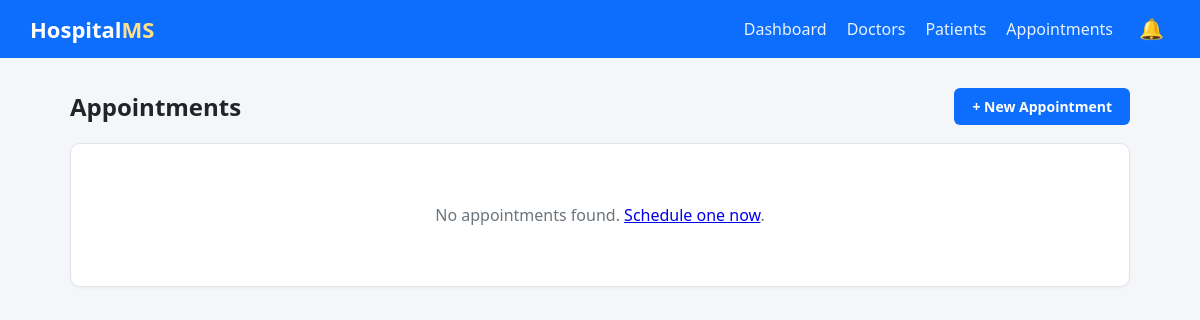
Page /appointments/ on the earlier database version.
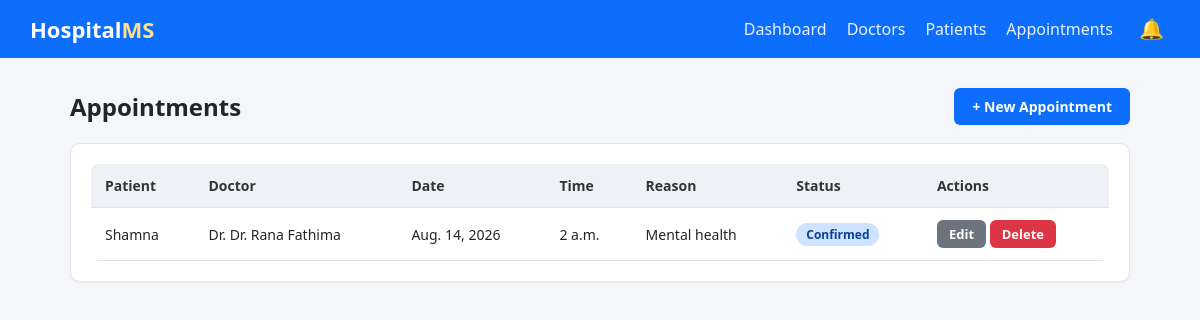
Same page on the later database version.
### hospital/models.py (models this page shows, shortened)
class Appointment(models.Model):
    STATUS_CHOICES = [
        ('PEND', 'Pending'),
        ('CONF', 'Confirmed'),
        ('DONE', 'Completed'),
        ('CANC', 'Cancelled'),
    ]
    patient = models.ForeignKey(Patient, on_delete=models.CASCADE, related_name='appointments')
    doctor = models.ForeignKey(Doctor, on_delete=models.CASCADE, related_name='appointments')
    date = models.DateField()
    time = models.TimeField()
    reason = models.CharField(max_length=200, blank=True)
    status = models.CharField(max_length=4, choices=STATUS_CHOICES, default='PEND')
    created_at = models.DateTimeField(auto_now_add=True)
    class Meta:
        ordering = ['-date', '-time']

class Patient(models.Model):
    GENDER_CHOICES = [
        ('M', 'Male'),
        ('F', 'Female'),
        ('O', 'Other'),
    ]
    BLOOD_GROUP_CHOICES = [
        ('A+', 'A+'), ('A-', 'A-'),
        ('B+', 'B+'), ('B-', 'B-'),
        ('AB+', 'AB+'), ('AB-', 'AB-'),
        ('O+', 'O+'), ('O-', 'O-'),
    ]
    name = models.CharField(max_length=100)
    age = models.PositiveIntegerField()
    gender = models.CharField(max_length=1, choices=GENDER_CHOICES)
    blood_group = models.CharField(max_length=3, choices=BLOOD_GROUP_CHOICES, blank=True)
    phone = models.CharField(max_length=15)
    address = models.TextField(blank=True)
    admitted = models.BooleanField(default=False)
    disease = models.CharField(max_length=200, blank=True, help_text="Diagnosis / reason for visit")
    registered_on = models.DateTimeField(auto_now_add=True)
    class Meta:
        ordering = ['-registered_on']

class Doctor(models.Model):
    DEPARTMENT_CHOICES = [
        ('CARD', 'Cardiology'),
        ('NEURO', 'Neurology'),
        ('ORTHO', 'Orthopedics'),
        ('PEDS', 'Pediatrics'),
        ('GEN', 'General Medicine'),
        ('DERM', 'Dermatology'),
        ('ENT', 'ENT'),
        ('GYNO', 'Gynecology'),
    ]
    name = models.CharField(max_length=100)
    department = models.CharField(max_length=10, choices=DEPARTMENT_CHOICES, default='GEN')
    qualification = models.CharField(max_length=150, blank=True)
    phone = models.CharField(max_length=15)
    email = models.EmailField(blank=True)
    experience_years = models.PositiveIntegerField(default=0)
    available = models.BooleanField(default=True)
    created_at = models.DateTimeField(auto_now_add=True)
    class Meta:
        ordering = ['name']

### hospital/views.py (the view)
# urls.py: path('appointments/', views.AppointmentListView.as_view(), name='appointment-list'),
class AppointmentListView(ListView):
    model = Appointment
    template_name = 'hospital/appointment_list.html'
    context_object_name = 'appointments'
    paginate_by = 10
    def get_queryset(self):
        return Appointment.objects.select_related('patient', 'doctor')

### hospital/context_processors.py (called while the page is built)
def notifications(request):
    latest = Notification.objects.all()[:8]
    unread_count = Notification.objects.filter(is_read=False).count()
    return {
        'nav_notifications': latest,
        'nav_unread_count': unread_count,
    }

### hospital/templates/hospital/appointment_list.html (shortened to what this page needs)
{% extends 'hospital/base.html' %}
{% block content %}
    <div class="page-header">
        <h1>Appointments</h1>
        <a href="{% url 'appointment-add' %}" class="btn">+ New Appointment</a>
    </div>
    <div class="card">
        {% if appointments %}
        <table>
            <thead>
                <tr>
                    <th>Patient</th>
                    <th>Doctor</th>
                    <th>Date</th>
                    <th>Time</th>
                    <th>Reason</th>
                    <th>Status</th>
                    <th>Actions</th>
                </tr>
            </thead>
            <tbody>
                {% for appt in appointments %}
                <tr>
                    <td>{{ appt.patient.name }}</td>
                    <td>Dr. {{ appt.doctor.name }}</td>
                    <td>{{ appt.date }}</td>
                    <td>{{ appt.time }}</td>
                    <td>{{ appt.reason|default:"-" }}</td>
                    <td>
                        {% if appt.status == 'CONF' %}
                            <span class="badge badge-info">{{ appt.get_status_display }}</span>
                        {% elif appt.status == 'DONE' %}
                            <span class="badge badge-success">{{ appt.get_status_display }}</span>
                        {% elif appt.status == 'CANC' %}
                            <span class="badge badge-danger">{{ appt.get_status_display }}</span>
                        {% else %}
                            <span class="badge badge-warning">{{ appt.get_status_display }}</span>
                        {% endif %}
                    </td>
                    <td>
                        <a href="{% url 'appointment-edit' appt.pk %}" class="btn btn-sm btn-secondary">Edit</a>
                        <a href="{% url 'appointment-delete' appt.pk %}" class="btn btn-sm btn-danger">Delete</a>
                    </td>
                </tr>
                {% endfor %}
            </tbody>
        </table>
        {% else %}
            <div class="empty-state">No appointments found. <a href="{% url 'appointment-add' %}">Schedule one now</a>.</div>
        {% endif %}
    </div>
{% endblock %}

### hospital/templates/hospital/base.html (shortened to what this page needs)
{% load static %}
<!DOCTYPE html>
<html lang="en">
<head>
    <link rel="stylesheet" href="{% static 'hospital/css/style.css' %}">
</head>
<body>
    <div class="navbar">
        <a href="{% url 'home' %}" class="brand">Hospital<span>MS</span></a>
        <nav style="display:flex; align-items:center;">
            <a href="{% url 'home' %}">Dashboard</a>
            <a href="{% url 'doctor-list' %}">Doctors</a>
            <a href="{% url 'patient-list' %}">Patients</a>
            <a href="{% url 'appointment-list' %}">Appointments</a>
            <div class="notif-wrapper" id="notif-wrapper">
                <button id="notif-bell-btn" class="notif-bell" type="button" aria-label="Notifications">
                    🔔
                </button>
            </div>
        </nav>
    </div>
    <div class="container">
        {% block content %}{% endblock %}
    </div>
</body>
</html>

### hospital/static/hospital/css/style.css (style rules this page uses)
:root { --primary: #0d6efd; --primary-dark: #0b5ed7; --success: #198754; --danger: #dc3545; --warning: #ffc107; --bg: #f4f6f9; --card-bg: #ffffff; --text: #212529; --muted: #6c757d; --border: #e2e6ea; }
* { box-sizing: border-box; }
body { margin: 0; font-family: 'Segoe UI', Arial, sans-serif; background: var(--bg); color: var(--text); }
.navbar { background: var(--primary); color: #fff; padding: 14px 30px; display: flex; align-items: center; justify-content: space-between; flex-wrap: wrap; }
.navbar .brand { font-size: 22px; font-weight: 700; color: #fff; text-decoration: none; }
.navbar .brand span { color: #ffe08a; }
.navbar nav a { color: #eaf2ff; text-decoration: none; margin-left: 20px; font-weight: 500; }
.container { max-width: 1100px; margin: 30px auto; padding: 0 20px; }
.card { background: var(--card-bg); border: 1px solid var(--border); border-radius: 10px; padding: 20px; margin-bottom: 20px; box-shadow: 0 1px 3px rgba(0,0,0,0.05); }
.page-header { display: flex; justify-content: space-between; align-items: center; flex-wrap: wrap; gap: 10px; margin-bottom: 18px; }
.page-header h1 { margin: 0; font-size: 24px; }
.btn { display: inline-block; padding: 9px 18px; border-radius: 6px; border: none; background: var(--primary); color: #fff; text-decoration: none; font-weight: 600; cursor: pointer; font-size: 14px; }
.btn-danger { background: var(--danger); }
.btn-secondary { background: var(--muted); }
.btn-sm { padding: 5px 12px; font-size: 13px; }
table { width: 100%; border-collapse: collapse; background: var(--card-bg); border-radius: 8px; overflow: hidden; }
table th, table td { padding: 12px 14px; text-align: left; border-bottom: 1px solid var(--border); font-size: 14px; }
table th { background: #eef2f7; font-weight: 600; color: #333; }
.badge { display: inline-block; padding: 3px 10px; border-radius: 12px; font-size: 12px; font-weight: 600; }
.badge-info { background: #cfe2ff; color: #084298; }
.notif-wrapper { position: relative; margin-left: 20px; }
.notif-bell { background: transparent; border: none; font-size: 20px; cursor: pointer; position: relative; color: #fff; padding: 4px 6px; line-height: 1; }

Differences in the rows shown:
added Appointment: patient.name "Shamna", doctor.name "Dr. Rana Fathima", date "Aug. 14, 2026", time "2 a.m.", reason "Mental health", status "Confirmed"
Other differences:
text no longer shown: "No appointments found. Schedule one now ."
text now shown: "Patient Doctor Date Time Reason Status Actions"
